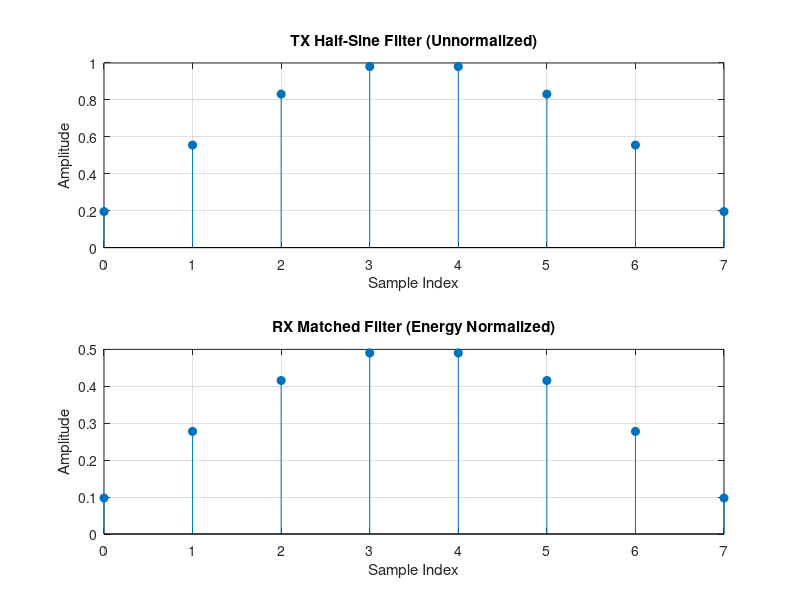

The MATLAB source for this figure:
%% ================= Half-Sine TX & RX Filter Generator ================= 
clc; clear; close all; 
% ---------------- Parameters ---------------- 
Rb = 16e6;         
L  = 8;           
Fs = Rb * L;       
Ts = 1/Rb;         
% Bit rate 
% Oversampling factor 
% Sampling frequency (128 MHz) 
% Symbol duration 
% ---------------- TX Half-Sine Filter ---------------- 
n = 0:(L-1); 
h_tx = sin(pi*(n + 0.5)/L);    % Standard half-sine pulse 
% Normalizations (optional, choose based on design) 
h_tx_peak   = h_tx / max(h_tx);          
h_tx_sum    = h_tx / sum(h_tx);          
% Peak = 1 
% DC gain = 1 
h_tx_energy = h_tx / sqrt(sum(h_tx.^2)); % Unit energy 
% ---------------- RX Matched Filter ---------------- 
% For half-sine, matched filter is time-reversed version of TX 
% But since it's symmetric, it's the same shape. We use energy normalization. 
% h_rx = fliplr(h_tx) / sqrt(sum(h_tx.^2)); 
h_rx = conj(flip(h_tx)) / sqrt(sum(h_tx.^2)); 
% ---------------- Display Coefficients ---------------- 
disp('--- TX Half-Sine Coefficients (Unnormalized) ---'); 
fprintf('%0.6f ', h_tx); 
fprintf('\n\n'); 
disp('--- TX Half-Sine Coefficients (Energy Normalized) ---'); 
fprintf('%0.6f ', h_tx_energy); 
fprintf('\n\n'); 
disp('--- RX Matched Filter Coefficients (Energy Normalized) ---'); 
fprintf('%0.6f ', h_rx); 
fprintf('\n'); 
% ---------------- Plot TX vs RX ---------------- 
figure; 
subplot(2,1,1); 
stem(n, h_tx, 'filled'); 
title('TX Half-Sine Filter (Unnormalized)'); 
xlabel('Sample Index'); ylabel('Amplitude'); grid on; 
subplot(2,1,2); 
stem(n, h_rx, 'filled'); 
title('RX Matched Filter (Energy Normalized)'); 
xlabel('Sample Index'); ylabel('Amplitude'); grid on;
